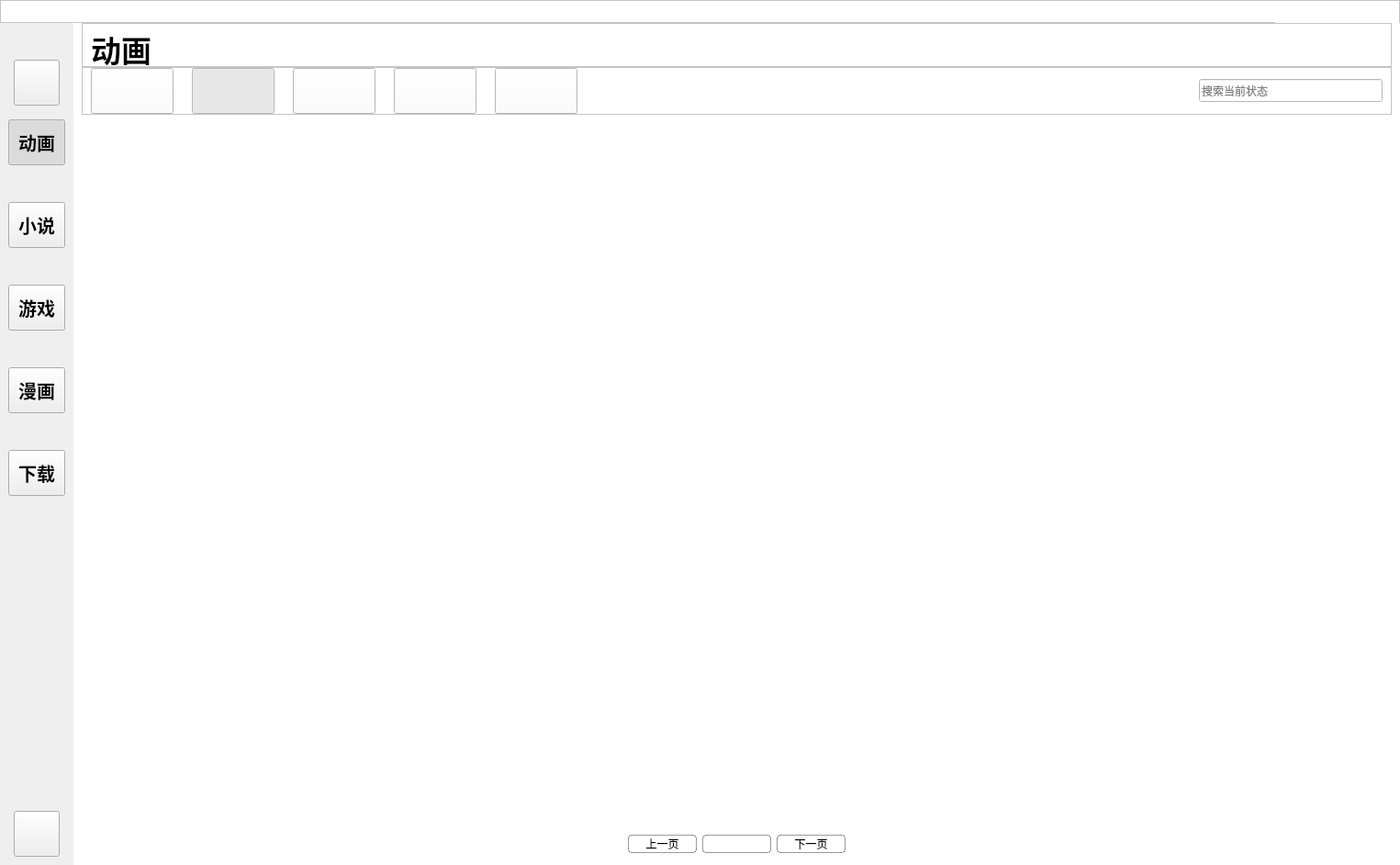
<?xml version="1.0" encoding="UTF-8"?>
<ui version="4.0">
 <class>MainWindow</class>
 <widget class="QMainWindow" name="MainWindow">
  <property name="geometry">
   <rect>
    <x>0</x>
    <y>0</y>
    <width>1525</width>
    <height>942</height>
   </rect>
  </property>
  <widget class="QWidget" name="centralwidget">
   <layout class="QVBoxLayout" name="verticalLayout">
    <property name="spacing">
     <number>0</number>
    </property>
    <property name="leftMargin">
     <number>0</number>
    </property>
    <property name="topMargin">
     <number>0</number>
    </property>
    <property name="rightMargin">
     <number>0</number>
    </property>
    <property name="bottomMargin">
     <number>0</number>
    </property>
    <item>
     <widget class="QFrame" name="titlebar_frame">
      <property name="minimumSize">
       <size>
        <width>0</width>
        <height>25</height>
       </size>
      </property>
      <property name="maximumSize">
       <size>
        <width>16777215</width>
        <height>25</height>
       </size>
      </property>
      <property name="styleSheet">
       <string notr="true">background-color: rgb(255, 255, 255);</string>
      </property>
      <property name="frameShape">
       <enum>QFrame::Shape::StyledPanel</enum>
      </property>
      <property name="frameShadow">
       <enum>QFrame::Shadow::Raised</enum>
      </property>
      <layout class="QHBoxLayout" name="horizontalLayout">
       <property name="spacing">
        <number>0</number>
       </property>
       <property name="leftMargin">
        <number>0</number>
       </property>
       <property name="topMargin">
        <number>0</number>
       </property>
       <property name="rightMargin">
        <number>0</number>
       </property>
       <property name="bottomMargin">
        <number>0</number>
       </property>
       <item>
        <spacer name="spacerTitleLeft">
         <property name="orientation">
          <enum>Qt::Orientation::Horizontal</enum>
         </property>
         <property name="sizeHint" stdset="0">
          <size>
           <width>40</width>
           <height>20</height>
          </size>
         </property>
        </spacer>
       </item>
       <item>
        <widget class="QPushButton" name="btnMinimize">
         <property name="minimumSize">
          <size>
           <width>45</width>
           <height>25</height>
          </size>
         </property>
         <property name="maximumSize">
          <size>
           <width>45</width>
           <height>25</height>
          </size>
         </property>
         <property name="styleSheet">
          <string notr="true">QPushButton {
           border: none
           }
           QPushButton:hover {
           background-color:rgb(229, 229, 229)
           }</string>
         </property>
         <property name="text">
          <string/>
         </property>
         <property name="icon">
          <iconset>
           <normaloff>icons/title3.png</normaloff>icons/title3.png</iconset>
         </property>
        </widget>
       </item>
       <item alignment="Qt::AlignmentFlag::AlignRight">
        <widget class="QPushButton" name="btnMaximize">
         <property name="minimumSize">
          <size>
           <width>45</width>
           <height>25</height>
          </size>
         </property>
         <property name="maximumSize">
          <size>
           <width>45</width>
           <height>25</height>
          </size>
         </property>
         <property name="styleSheet">
          <string notr="true">QPushButton {
           border: none
           }
           QPushButton:hover {
           background-color:rgb(229, 229, 229)
           }</string>
         </property>
         <property name="text">
          <string/>
         </property>
         <property name="icon">
          <iconset>
           <normaloff>icons/title2.png</normaloff>icons/title2.png</iconset>
         </property>
         <property name="iconSize">
          <size>
           <width>13</width>
           <height>13</height>
          </size>
         </property>
        </widget>
       </item>
       <item alignment="Qt::AlignmentFlag::AlignRight">
        <widget class="QPushButton" name="btnClose">
         <property name="minimumSize">
          <size>
           <width>45</width>
           <height>25</height>
          </size>
         </property>
         <property name="maximumSize">
          <size>
           <width>45</width>
           <height>25</height>
          </size>
         </property>
         <property name="styleSheet">
          <string notr="true">QPushButton {
           border: none
           }
           QPushButton:hover {
           background-color:rgb(232, 17, 35)
           }</string>
         </property>
         <property name="text">
          <string/>
         </property>
         <property name="icon">
          <iconset>
           <normaloff>icons/title1.png</normaloff>icons/title1.png</iconset>
         </property>
         <property name="iconSize">
          <size>
           <width>14</width>
           <height>14</height>
          </size>
         </property>
        </widget>
       </item>
      </layout>
     </widget>
    </item>
    <item>
     <widget class="QStackedWidget" name="stackedMainWindow">
      <property name="styleSheet">
       <string notr="true"/>
      </property>
      <property name="currentIndex">
       <number>0</number>
      </property>
      <widget class="QWidget" name="showmain_page">
       <layout class="QHBoxLayout" name="mainContentLayout">
        <property name="spacing">
         <number>0</number>
        </property>
        <property name="leftMargin">
         <number>0</number>
        </property>
        <property name="topMargin">
         <number>0</number>
        </property>
        <property name="rightMargin">
         <number>0</number>
        </property>
        <property name="bottomMargin">
         <number>0</number>
        </property>
        <item>
         <widget class="QFrame" name="toolbar_frame">
          <property name="sizePolicy">
           <sizepolicy hsizetype="Preferred" vsizetype="Preferred">
            <horstretch>0</horstretch>
            <verstretch>0</verstretch>
           </sizepolicy>
          </property>
          <property name="minimumSize">
           <size>
            <width>80</width>
            <height>0</height>
           </size>
          </property>
          <property name="maximumSize">
           <size>
            <width>80</width>
            <height>16777215</height>
           </size>
          </property>
          <property name="frameShape">
           <enum>QFrame::Shape::NoFrame</enum>
          </property>
          <layout class="QVBoxLayout" name="toolbarLayout">
           <property name="spacing">
            <number>0</number>
           </property>
           <property name="leftMargin">
            <number>0</number>
           </property>
           <property name="topMargin">
            <number>40</number>
           </property>
           <property name="rightMargin">
            <number>0</number>
           </property>
           <item alignment="Qt::AlignmentFlag::AlignHCenter">
            <widget class="QPushButton" name="btnSearch">
             <property name="sizePolicy">
              <sizepolicy hsizetype="Minimum" vsizetype="Minimum">
               <horstretch>0</horstretch>
               <verstretch>0</verstretch>
              </sizepolicy>
             </property>
             <property name="minimumSize">
              <size>
               <width>50</width>
               <height>50</height>
              </size>
             </property>
             <property name="maximumSize">
              <size>
               <width>50</width>
               <height>50</height>
              </size>
             </property>
             <property name="icon">
              <iconset>
               <normaloff>icons/search.png</normaloff>icons/search.png</iconset>
             </property>
             <property name="iconSize">
              <size>
               <width>20</width>
               <height>20</height>
              </size>
             </property>
             <property name="checkable">
              <bool>true</bool>
             </property>
            </widget>
           </item>
           <item>
            <widget class="QFrame" name="acgnselect_frame">
             <property name="minimumSize">
              <size>
               <width>80</width>
               <height>0</height>
              </size>
             </property>
             <property name="frameShape">
              <enum>QFrame::Shape::NoFrame</enum>
             </property>
             <layout class="QVBoxLayout" name="categoryLayout">
              <property name="spacing">
               <number>40</number>
              </property>
              <property name="topMargin">
               <number>15</number>
              </property>
              <item>
               <widget class="QPushButton" name="btnAnime">
                <property name="minimumSize">
                 <size>
                  <width>0</width>
                  <height>50</height>
                 </size>
                </property>
                <property name="maximumSize">
                 <size>
                  <width>80</width>
                  <height>50</height>
                 </size>
                </property>
                <property name="font">
                 <font>
                  <family>微软雅黑</family>
                  <pointsize>15</pointsize>
                  <bold>true</bold>
                 </font>
                </property>
                <property name="text">
                 <string>动画</string>
                </property>
                <property name="checkable">
                 <bool>true</bool>
                </property>
                <property name="checked">
                 <bool>true</bool>
                </property>
                <attribute name="buttonGroup">
                 <string notr="true">buttonGroup</string>
                </attribute>
               </widget>
              </item>
              <item>
               <widget class="QPushButton" name="btnNovel">
                <property name="minimumSize">
                 <size>
                  <width>0</width>
                  <height>50</height>
                 </size>
                </property>
                <property name="maximumSize">
                 <size>
                  <width>80</width>
                  <height>50</height>
                 </size>
                </property>
                <property name="font">
                 <font>
                  <family>微软雅黑</family>
                  <pointsize>15</pointsize>
                  <bold>true</bold>
                 </font>
                </property>
                <property name="text">
                 <string>小说</string>
                </property>
                <property name="checkable">
                 <bool>true</bool>
                </property>
                <attribute name="buttonGroup">
                 <string notr="true">buttonGroup</string>
                </attribute>
               </widget>
              </item>
              <item>
               <widget class="QPushButton" name="btnGame">
                <property name="minimumSize">
                 <size>
                  <width>0</width>
                  <height>50</height>
                 </size>
                </property>
                <property name="maximumSize">
                 <size>
                  <width>80</width>
                  <height>50</height>
                 </size>
                </property>
                <property name="font">
                 <font>
                  <family>微软雅黑</family>
                  <pointsize>15</pointsize>
                  <bold>true</bold>
                 </font>
                </property>
                <property name="text">
                 <string>游戏</string>
                </property>
                <property name="checkable">
                 <bool>true</bool>
                </property>
                <attribute name="buttonGroup">
                 <string notr="true">buttonGroup</string>
                </attribute>
               </widget>
              </item>
              <item>
               <widget class="QPushButton" name="btnComic">
                <property name="minimumSize">
                 <size>
                  <width>0</width>
                  <height>50</height>
                 </size>
                </property>
                <property name="maximumSize">
                 <size>
                  <width>80</width>
                  <height>50</height>
                 </size>
                </property>
                <property name="font">
                 <font>
                  <family>微软雅黑</family>
                  <pointsize>15</pointsize>
                  <bold>true</bold>
                 </font>
                </property>
                <property name="text">
                 <string>漫画</string>
                </property>
                <property name="checkable">
                 <bool>true</bool>
                </property>
                <attribute name="buttonGroup">
                 <string notr="true">buttonGroup</string>
                </attribute>
               </widget>
              </item>
              <item>
               <widget class="QPushButton" name="btnDownload">
                <property name="minimumSize">
                 <size>
                  <width>0</width>
                  <height>50</height>
                 </size>
                </property>
                <property name="maximumSize">
                 <size>
                  <width>80</width>
                  <height>50</height>
                 </size>
                </property>
                <property name="font">
                 <font>
                  <family>微软雅黑</family>
                  <pointsize>15</pointsize>
                  <bold>true</bold>
                 </font>
                </property>
                <property name="text">
                 <string>下载</string>
                </property>
                <property name="checkable">
                 <bool>true</bool>
                </property>
                <attribute name="buttonGroup">
                 <string notr="true">buttonGroup</string>
                </attribute>
               </widget>
              </item>
             </layout>
            </widget>
           </item>
           <item>
            <spacer name="spacerToolbar">
             <property name="orientation">
              <enum>Qt::Orientation::Vertical</enum>
             </property>
             <property name="sizeHint" stdset="0">
              <size>
               <width>20</width>
               <height>40</height>
              </size>
             </property>
            </spacer>
           </item>
           <item alignment="Qt::AlignmentFlag::AlignHCenter">
            <widget class="QPushButton" name="btnSettings">
             <property name="minimumSize">
              <size>
               <width>50</width>
               <height>50</height>
              </size>
             </property>
             <property name="maximumSize">
              <size>
               <width>50</width>
               <height>50</height>
              </size>
             </property>
             <property name="text">
              <string/>
             </property>
             <property name="icon">
              <iconset>
               <normaloff>icons/settings.png</normaloff>icons/settings.png</iconset>
             </property>
             <property name="checkable">
              <bool>false</bool>
             </property>
            </widget>
           </item>
          </layout>
         </widget>
        </item>
        <item>
         <widget class="QStackedWidget" name="stackedMainContent">
          <widget class="QWidget" name="pageMainContent">
           <layout class="QVBoxLayout" name="mainPageLayout">
            <property name="spacing">
             <number>0</number>
            </property>
            <property name="leftMargin">
             <number>0</number>
            </property>
            <property name="topMargin">
             <number>0</number>
            </property>
            <property name="rightMargin">
             <number>0</number>
            </property>
            <property name="bottomMargin">
             <number>0</number>
            </property>
            <item>
             <widget class="QFrame" name="header_frame">
              <property name="minimumSize">
               <size>
                <width>0</width>
                <height>100</height>
               </size>
              </property>
              <property name="maximumSize">
               <size>
                <width>16777215</width>
                <height>100</height>
               </size>
              </property>
              <property name="styleSheet">
               <string notr="true">background-color: white;</string>
              </property>
              <property name="frameShape">
               <enum>QFrame::Shape::NoFrame</enum>
              </property>
              <layout class="QVBoxLayout" name="headerLayout">
               <property name="spacing">
                <number>0</number>
               </property>
               <property name="topMargin">
                <number>0</number>
               </property>
               <property name="bottomMargin">
                <number>0</number>
               </property>
               <item>
                <widget class="QFrame" name="titleFrame">
                 <property name="frameShape">
                  <enum>QFrame::Shape::StyledPanel</enum>
                 </property>
                 <property name="frameShadow">
                  <enum>QFrame::Shadow::Raised</enum>
                 </property>
                 <layout class="QHBoxLayout" name="titleLayout">
                  <property name="spacing">
                   <number>0</number>
                  </property>
                  <property name="topMargin">
                   <number>0</number>
                  </property>
                  <property name="bottomMargin">
                   <number>0</number>
                  </property>
                  <item alignment="Qt::AlignmentFlag::AlignLeft">
                   <widget class="QLabel" name="labelCategoryTitle">
                    <property name="minimumSize">
                     <size>
                      <width>105</width>
                      <height>35</height>
                     </size>
                    </property>
                    <property name="maximumSize">
                     <size>
                      <width>16777215</width>
                      <height>25</height>
                     </size>
                    </property>
                    <property name="font">
                     <font>
                      <family>微软雅黑</family>
                      <pointsize>25</pointsize>
                      <bold>true</bold>
                     </font>
                    </property>
                    <property name="styleSheet">
                     <string notr="true">border: none;</string>
                    </property>
                    <property name="text">
                     <string>动画</string>
                    </property>
                   </widget>
                  </item>
                 </layout>
                </widget>
               </item>
               <item>
                <widget class="QFrame" name="statusBarFrame">
                 <property name="frameShape">
                  <enum>QFrame::Shape::StyledPanel</enum>
                 </property>
                 <property name="frameShadow">
                  <enum>QFrame::Shadow::Raised</enum>
                 </property>
                 <layout class="QHBoxLayout" name="statusBarLayout">
                  <property name="spacing">
                   <number>20</number>
                  </property>
                  <property name="topMargin">
                   <number>0</number>
                  </property>
                  <property name="bottomMargin">
                   <number>0</number>
                  </property>
                  <item>
                   <widget class="QPushButton" name="statusBtnWish">
                    <property name="minimumSize">
                     <size>
                      <width>90</width>
                      <height>50</height>
                     </size>
                    </property>
                    <property name="maximumSize">
                     <size>
                      <width>90</width>
                      <height>50</height>
                     </size>
                    </property>
                    <property name="checkable">
                     <bool>true</bool>
                    </property>
                    <attribute name="buttonGroup">
                     <string notr="true">buttonGroup_2</string>
                    </attribute>
                    <layout class="QHBoxLayout" name="statusLayoutWish">
                     <property name="spacing">
                      <number>0</number>
                     </property>
                     <property name="leftMargin">
                      <number>5</number>
                     </property>
                     <property name="topMargin">
                      <number>0</number>
                     </property>
                     <property name="rightMargin">
                      <number>5</number>
                     </property>
                     <property name="bottomMargin">
                      <number>0</number>
                     </property>
                     <item>
                      <widget class="QLabel" name="statusLabelWish">
                       <property name="font">
                        <font>
                         <family>微软雅黑</family>
                         <pointsize>15</pointsize>
                         <bold>true</bold>
                        </font>
                       </property>
                       <property name="styleSheet">
                        <string notr="true">border:none; background-color: transparent</string>
                       </property>
                      </widget>
                     </item>
                     <item>
                      <widget class="QLabel" name="statusCountWish">
                       <property name="minimumSize">
                        <size>
                         <width>30</width>
                         <height>30</height>
                        </size>
                       </property>
                       <property name="maximumSize">
                        <size>
                         <width>30</width>
                         <height>30</height>
                        </size>
                       </property>
                       <property name="font">
                        <font>
                         <family>微软雅黑</family>
                        </font>
                       </property>
                       <property name="styleSheet">
                        <string notr="true">border:none; background-color: transparent</string>
                       </property>
                       <property name="text">
                        <string/>
                       </property>
                       <property name="alignment">
                        <set>Qt::AlignmentFlag::AlignCenter</set>
                       </property>
                      </widget>
                     </item>
                    </layout>
                   </widget>
                  </item>
                  <item>
                   <widget class="QPushButton" name="statusBtnWatched">
                    <property name="minimumSize">
                     <size>
                      <width>90</width>
                      <height>50</height>
                     </size>
                    </property>
                    <property name="maximumSize">
                     <size>
                      <width>90</width>
                      <height>50</height>
                     </size>
                    </property>
                    <property name="checkable">
                     <bool>true</bool>
                    </property>
                    <property name="checked">
                     <bool>true</bool>
                    </property>
                    <attribute name="buttonGroup">
                     <string notr="true">buttonGroup_2</string>
                    </attribute>
                    <layout class="QHBoxLayout" name="statusLayoutWatched">
                     <property name="spacing">
                      <number>0</number>
                     </property>
                     <property name="leftMargin">
                      <number>5</number>
                     </property>
                     <property name="topMargin">
                      <number>0</number>
                     </property>
                     <property name="rightMargin">
                      <number>5</number>
                     </property>
                     <property name="bottomMargin">
                      <number>0</number>
                     </property>
                     <item>
                      <widget class="QLabel" name="statusLabelWatched">
                       <property name="font">
                        <font>
                         <family>微软雅黑</family>
                         <pointsize>15</pointsize>
                         <bold>true</bold>
                        </font>
                       </property>
                       <property name="styleSheet">
                        <string notr="true">border:none; background-color: transparent</string>
                       </property>
                      </widget>
                     </item>
                     <item>
                      <widget class="QLabel" name="statusCountWatched">
                       <property name="minimumSize">
                        <size>
                         <width>30</width>
                         <height>30</height>
                        </size>
                       </property>
                       <property name="maximumSize">
                        <size>
                         <width>30</width>
                         <height>30</height>
                        </size>
                       </property>
                       <property name="font">
                        <font>
                         <family>微软雅黑</family>
                        </font>
                       </property>
                       <property name="styleSheet">
                        <string notr="true">border:none; background-color: transparent</string>
                       </property>
                       <property name="text">
                        <string/>
                       </property>
                       <property name="alignment">
                        <set>Qt::AlignmentFlag::AlignCenter</set>
                       </property>
                      </widget>
                     </item>
                    </layout>
                   </widget>
                  </item>
                  <item>
                   <widget class="QPushButton" name="statusBtnWatching">
                    <property name="minimumSize">
                     <size>
                      <width>90</width>
                      <height>50</height>
                     </size>
                    </property>
                    <property name="maximumSize">
                     <size>
                      <width>90</width>
                      <height>50</height>
                     </size>
                    </property>
                    <property name="checkable">
                     <bool>true</bool>
                    </property>
                    <attribute name="buttonGroup">
                     <string notr="true">buttonGroup_2</string>
                    </attribute>
                    <layout class="QHBoxLayout" name="statusLayoutWatching">
                     <property name="spacing">
                      <number>0</number>
                     </property>
                     <property name="leftMargin">
                      <number>5</number>
                     </property>
                     <property name="topMargin">
                      <number>0</number>
                     </property>
                     <property name="rightMargin">
                      <number>5</number>
                     </property>
                     <property name="bottomMargin">
                      <number>0</number>
                     </property>
                     <item>
                      <widget class="QLabel" name="statusLabelWatching">
                       <property name="font">
                        <font>
                         <family>微软雅黑</family>
                         <pointsize>15</pointsize>
                         <bold>true</bold>
                        </font>
                       </property>
                       <property name="styleSheet">
                        <string notr="true">border:none; background-color: transparent</string>
                       </property>
                      </widget>
                     </item>
                     <item>
                      <widget class="QLabel" name="statusCountWatching">
                       <property name="minimumSize">
                        <size>
                         <width>30</width>
                         <height>30</height>
                        </size>
                       </property>
                       <property name="maximumSize">
                        <size>
                         <width>30</width>
                         <height>30</height>
                        </size>
                       </property>
                       <property name="font">
                        <font>
                         <family>微软雅黑</family>
                        </font>
                       </property>
                       <property name="styleSheet">
                        <string notr="true">border:none; background-color: transparent</string>
                       </property>
                       <property name="text">
                        <string/>
                       </property>
                       <property name="alignment">
                        <set>Qt::AlignmentFlag::AlignCenter</set>
                       </property>
                      </widget>
                     </item>
                    </layout>
                   </widget>
                  </item>
                  <item>
                   <widget class="QPushButton" name="statusBtnOnHold">
                    <property name="minimumSize">
                     <size>
                      <width>90</width>
                      <height>50</height>
                     </size>
                    </property>
                    <property name="maximumSize">
                     <size>
                      <width>90</width>
                      <height>50</height>
                     </size>
                    </property>
                    <property name="checkable">
                     <bool>true</bool>
                    </property>
                    <attribute name="buttonGroup">
                     <string notr="true">buttonGroup_2</string>
                    </attribute>
                    <layout class="QHBoxLayout" name="statusLayoutOnHold">
                     <property name="spacing">
                      <number>0</number>
                     </property>
                     <property name="leftMargin">
                      <number>5</number>
                     </property>
                     <property name="topMargin">
                      <number>0</number>
                     </property>
                     <property name="rightMargin">
                      <number>5</number>
                     </property>
                     <property name="bottomMargin">
                      <number>0</number>
                     </property>
                     <item>
                      <widget class="QLabel" name="statusLabelOnHold">
                       <property name="font">
                        <font>
                         <family>微软雅黑</family>
                         <pointsize>15</pointsize>
                         <bold>true</bold>
                        </font>
                       </property>
                       <property name="styleSheet">
                        <string notr="true">border:none; background-color: transparent</string>
                       </property>
                      </widget>
                     </item>
                     <item>
                      <widget class="QLabel" name="statusCountOnHold">
                       <property name="minimumSize">
                        <size>
                         <width>30</width>
                         <height>30</height>
                        </size>
                       </property>
                       <property name="maximumSize">
                        <size>
                         <width>30</width>
                         <height>30</height>
                        </size>
                       </property>
                       <property name="font">
                        <font>
                         <family>微软雅黑</family>
                        </font>
                       </property>
                       <property name="styleSheet">
                        <string notr="true">border:none; background-color: transparent</string>
                       </property>
                       <property name="text">
                        <string/>
                       </property>
                       <property name="alignment">
                        <set>Qt::AlignmentFlag::AlignCenter</set>
                       </property>
                      </widget>
                     </item>
                    </layout>
                   </widget>
                  </item>
                  <item>
                   <widget class="QPushButton" name="statusBtnDropped">
                    <property name="minimumSize">
                     <size>
                      <width>90</width>
                      <height>50</height>
                     </size>
                    </property>
                    <property name="maximumSize">
                     <size>
                      <width>90</width>
                      <height>50</height>
                     </size>
                    </property>
                    <property name="checkable">
                     <bool>true</bool>
                    </property>
                    <attribute name="buttonGroup">
                     <string notr="true">buttonGroup_2</string>
                    </attribute>
                    <layout class="QHBoxLayout" name="statusLayoutDropped">
                     <property name="spacing">
                      <number>0</number>
                     </property>
                     <property name="leftMargin">
                      <number>5</number>
                     </property>
                     <property name="topMargin">
                      <number>0</number>
                     </property>
                     <property name="rightMargin">
                      <number>5</number>
                     </property>
                     <property name="bottomMargin">
                      <number>0</number>
                     </property>
                     <item>
                      <widget class="QLabel" name="statusLabelDropped">
                       <property name="font">
                        <font>
                         <family>微软雅黑</family>
                         <pointsize>15</pointsize>
                         <bold>true</bold>
                        </font>
                       </property>
                       <property name="styleSheet">
                        <string notr="true">border:none; background-color: transparent</string>
                       </property>
                      </widget>
                     </item>
                     <item>
                      <widget class="QLabel" name="statusCountDropped">
                       <property name="minimumSize">
                        <size>
                         <width>30</width>
                         <height>30</height>
                        </size>
                       </property>
                       <property name="maximumSize">
                        <size>
                         <width>30</width>
                         <height>30</height>
                        </size>
                       </property>
                       <property name="font">
                        <font>
                         <family>微软雅黑</family>
                        </font>
                       </property>
                       <property name="styleSheet">
                        <string notr="true">border:none; background-color: transparent</string>
                       </property>
                       <property name="text">
                        <string/>
                       </property>
                       <property name="alignment">
                        <set>Qt::AlignmentFlag::AlignCenter</set>
                       </property>
                      </widget>
                     </item>
                    </layout>
                   </widget>
                  </item>
                  <item>
                   <widget class="QPushButton" name="btnRefresh">
                    <property name="minimumSize">
                     <size>
                      <width>50</width>
                      <height>50</height>
                     </size>
                    </property>
                    <property name="maximumSize">
                     <size>
                      <width>50</width>
                      <height>50</height>
                     </size>
                    </property>
                    <property name="styleSheet">
                     <string notr="true">QPushButton {
                      border-bottom-color: rgb(24, 59, 255);
                      background-color: white;
                      border:none;
                      border-radius:25px
                      }

                      QPushButton:hover {
                      background-color: rgb(237, 237, 238);
                      }

                      QPushButton:checked:hover {
                      background-color: rgb(237, 237, 238);
                      }</string>
                    </property>
                    <property name="text">
                     <string/>
                    </property>
                    <property name="icon">
                     <iconset>
                      <normaloff>icons/refresh.png</normaloff>icons/refresh.png</iconset>
                    </property>
                    <property name="iconSize">
                     <size>
                      <width>20</width>
                      <height>20</height>
                     </size>
                    </property>
                   </widget>
                  </item>
                  <item>
                   <spacer name="spacerStatusRight">
                    <property name="orientation">
                     <enum>Qt::Orientation::Horizontal</enum>
                    </property>
                    <property name="sizeHint" stdset="0">
                     <size>
                      <width>774</width>
                      <height>20</height>
                     </size>
                    </property>
                   </spacer>
                  </item>
                  <item>
                   <widget class="QPushButton" name="btnPlus">
                    <property name="minimumSize">
                     <size>
                      <width>50</width>
                      <height>50</height>
                     </size>
                    </property>
                    <property name="maximumSize">
                     <size>
                      <width>50</width>
                      <height>50</height>
                     </size>
                    </property>
                    <property name="styleSheet">
                     <string notr="true">QPushButton {
                      border-bottom-color: rgb(24, 59, 255);
                      background-color: white;
                      border:none;
                      border-radius:25px
                      }

                      QPushButton:hover {
                      background-color: rgb(237, 237, 238);
                      }

                      QPushButton:checked:hover {
                      background-color: rgb(237, 237, 238);
                      }</string>
                    </property>
                    <property name="text">
                     <string/>
                    </property>
                    <property name="icon">
                     <iconset>
                      <normaloff>icons/plus.png</normaloff>icons/plus.png</iconset>
                    </property>
                    <property name="iconSize">
                     <size>
                      <width>20</width>
                      <height>20</height>
                     </size>
                    </property>
                   </widget>
                  </item>
                  <item>
                   <widget class="QLineEdit" name="lineEditSearch">
                    <property name="minimumSize">
                     <size>
                      <width>200</width>
                      <height>25</height>
                     </size>
                    </property>
                    <property name="maximumSize">
                     <size>
                      <width>200</width>
                      <height>25</height>
                     </size>
                    </property>
                    <property name="contextMenuPolicy">
                     <enum>Qt::ContextMenuPolicy::NoContextMenu</enum>
                    </property>
                    <property name="styleSheet">
                     <string notr="true"/>
                    </property>
                    <property name="placeholderText">
                     <string>搜索当前状态</string>
                    </property>
                   </widget>
                  </item>
                 </layout>
                </widget>
               </item>
              </layout>
             </widget>
            </item>
            <item>
             <widget class="QFrame" name="cardGridFrame">
              <property name="styleSheet">
               <string notr="true">background-color: white;</string>
              </property>
              <property name="frameShape">
               <enum>QFrame::Shape::NoFrame</enum>
              </property>
              <layout class="QGridLayout" name="gridLayout_2">
               <property name="leftMargin">
                <number>0</number>
               </property>
               <property name="topMargin">
                <number>10</number>
               </property>
               <property name="rightMargin">
                <number>0</number>
               </property>
               <property name="bottomMargin">
                <number>10</number>
               </property>
               <property name="horizontalSpacing">
                <number>35</number>
               </property>
               <property name="verticalSpacing">
                <number>18</number>
               </property>
              </layout>
             </widget>
            </item>
            <item>
             <widget class="QFrame" name="pageControlFrame">
              <property name="minimumSize">
               <size>
                <width>0</width>
                <height>45</height>
               </size>
              </property>
              <property name="maximumSize">
               <size>
                <width>16777215</width>
                <height>45</height>
               </size>
              </property>
              <property name="styleSheet">
               <string notr="true">QFrame {
                background-color: white
                }

                QPushButton {
                border-width: 1px;
                border-style: solid;
                border-color: rgba(0,0,0,100);
                border-radius: 4px;
                }</string>
              </property>
              <property name="frameShape">
               <enum>QFrame::Shape::NoFrame</enum>
              </property>
              <layout class="QHBoxLayout" name="pageControlLayout">
               <item>
                <spacer name="spacerPageLeft">
                 <property name="orientation">
                  <enum>Qt::Orientation::Horizontal</enum>
                 </property>
                 <property name="sizeHint" stdset="0">
                  <size>
                   <width>40</width>
                   <height>20</height>
                  </size>
                 </property>
                </spacer>
               </item>
               <item>
                <widget class="QPushButton" name="btnPrev">
                 <property name="minimumSize">
                  <size>
                   <width>75</width>
                   <height>20</height>
                  </size>
                 </property>
                 <property name="maximumSize">
                  <size>
                   <width>75</width>
                   <height>20</height>
                  </size>
                 </property>
                 <property name="styleSheet">
                  <string notr="true">QPushButton:pressed {
                   background-color: rgba(0,0,0,20)
                   }</string>
                 </property>
                 <property name="text">
                  <string>上一页</string>
                 </property>
                 <property name="checkable">
                  <bool>true</bool>
                 </property>
                </widget>
               </item>
               <item>
                <widget class="QLabel" name="labelPage">
                 <property name="minimumSize">
                  <size>
                   <width>75</width>
                   <height>20</height>
                  </size>
                 </property>
                 <property name="maximumSize">
                  <size>
                   <width>75</width>
                   <height>20</height>
                  </size>
                 </property>
                 <property name="styleSheet">
                  <string notr="true">border-width: 1px;
                   border-style: solid;
                   border-color: rgba(0,0,0,100);
                   border-radius: 4px;</string>
                 </property>
                 <property name="text">
                  <string/>
                 </property>
                 <property name="alignment">
                  <set>Qt::AlignmentFlag::AlignCenter</set>
                 </property>
                </widget>
               </item>
               <item>
                <widget class="QPushButton" name="btnNext">
                 <property name="minimumSize">
                  <size>
                   <width>75</width>
                   <height>20</height>
                  </size>
                 </property>
                 <property name="maximumSize">
                  <size>
                   <width>75</width>
                   <height>20</height>
                  </size>
                 </property>
                 <property name="styleSheet">
                  <string notr="true">QPushButton:pressed {
                   background-color: rgba(0,0,0,20)
                   }</string>
                 </property>
                 <property name="text">
                  <string>下一页</string>
                 </property>
                </widget>
               </item>
               <item>
                <spacer name="spacerPageRight">
                 <property name="orientation">
                  <enum>Qt::Orientation::Horizontal</enum>
                 </property>
                 <property name="sizeHint" stdset="0">
                  <size>
                   <width>40</width>
                   <height>20</height>
                  </size>
                 </property>
                </spacer>
               </item>
              </layout>
             </widget>
            </item>
           </layout>
          </widget>
         </widget>
        </item>
       </layout>
      </widget>
     </widget>
    </item>
   </layout>
  </widget>
 </widget>
 <resources/>
 <connections/>
 <buttongroups>
  <buttongroup name="buttonGroup"/>
  <buttongroup name="buttonGroup_2"/>
 </buttongroups>
</ui>
